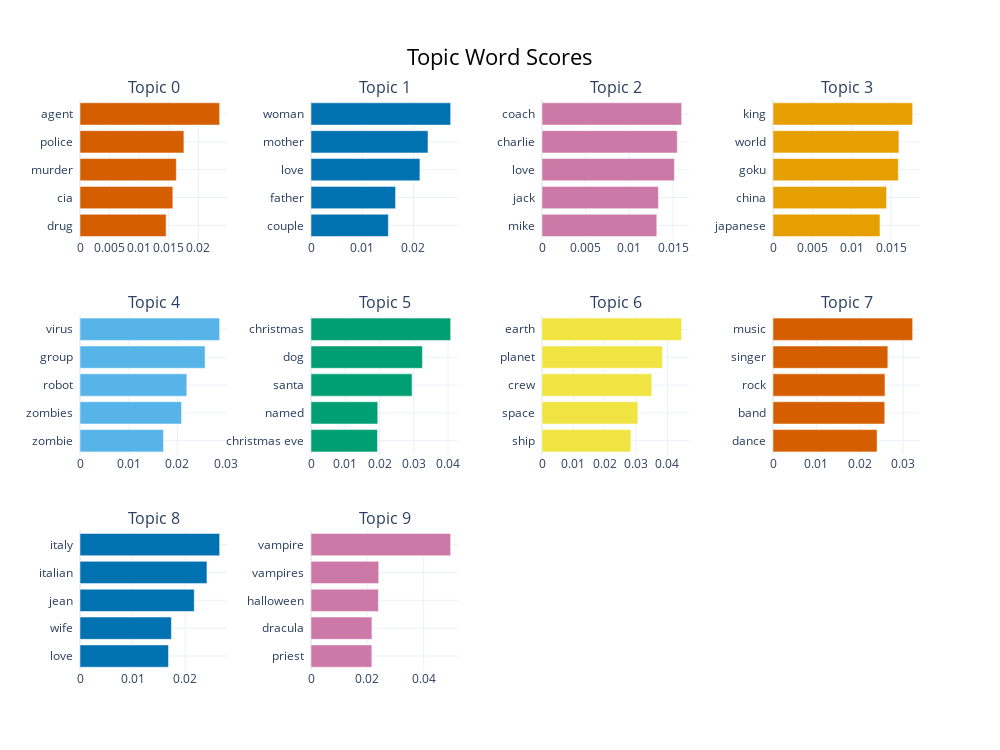

The notebook cell saved with this chart:
### Code cell
fig_barchart = topic_model.visualize_barchart(top_n_topics=10) 
fig_barchart.show()

### Figure 1 — Plotly figure (JSON) as saved in the notebook; plotly's stock layout.template omitted (floating-point values rounded to 4 significant figures)
{"data": [{"marker": {"color": "#D55E00"}, "orientation": "h", "type": "bar", "x": [0.01455, 0.01569, 0.01629, 0.01756, 0.02361], "xaxis": "x", "y": ["drug  ", "cia  ", "murder  ", "police  ", "agent  "], "yaxis": "y"}, {"marker": {"color": "#0072B2"}, "orientation": "h", "type": "bar", "x": [0.0151, 0.01651, 0.02126, 0.02283, 0.02726], "xaxis": "x2", "y": ["couple  ", "father  ", "love  ", "mother  ", "woman  "], "yaxis": "y2"}, {"marker": {"color": "#CC79A7"}, "orientation": "h", "type": "bar", "x": [0.01313, 0.01332, 0.01515, 0.01548, 0.01598], "xaxis": "x3", "y": ["mike  ", "jack  ", "love  ", "charlie  ", "coach  "], "yaxis": "y3"}, {"marker": {"color": "#E69F00"}, "orientation": "h", "type": "bar", "x": [0.01359, 0.01443, 0.01592, 0.016, 0.01774], "xaxis": "x4", "y": ["japanese  ", "china  ", "goku  ", "world  ", "king  "], "yaxis": "y4"}, {"marker": {"color": "#56B4E9"}, "orientation": "h", "type": "bar", "x": [0.01714, 0.02085, 0.02193, 0.02568, 0.02867], "xaxis": "x5", "y": ["zombie  ", "zombies  ", "robot  ", "group  ", "virus  "], "yaxis": "y5"}, {"marker": {"color": "#009E73"}, "orientation": "h", "type": "bar", "x": [0.0194, 0.01949, 0.0295, 0.03252, 0.04076], "xaxis": "x6", "y": ["christmas eve  ", "named  ", "santa  ", "dog  ", "christmas  "], "yaxis": "y6"}, {"marker": {"color": "#F0E442"}, "orientation": "h", "type": "bar", "x": [0.02834, 0.03057, 0.03501, 0.0384, 0.04453], "xaxis": "x7", "y": ["ship  ", "space  ", "crew  ", "planet  ", "earth  "], "yaxis": "y7"}, {"marker": {"color": "#D55E00"}, "orientation": "h", "type": "bar", "x": [0.02399, 0.02576, 0.02581, 0.02647, 0.03219], "xaxis": "x8", "y": ["dance  ", "band  ", "rock  ", "singer  ", "music  "], "yaxis": "y8"}, {"marker": {"color": "#0072B2"}, "orientation": "h", "type": "bar", "x": [0.0168, 0.01736, 0.0217, 0.02411, 0.02652], "xaxis": "x9", "y": ["love  ", "wife  ", "jean  ", "italian  ", "italy  "], "yaxis": "y9"}, {"marker": {"color": "#CC79A7"}, "orientation": "h", "type": "bar", "x": [0.0216, 0.02163, 0.02393, 0.02403, 0.04957], "xaxis": "x10", "y": ["priest  ", "dracula  ", "halloween  ", "vampires  ", "vampire  "], "yaxis": "y10"}], "layout": {"annotations": [{"font": {"size": 16}, "showarrow": false, "text": "Topic 0", "x": 0.0875, "xanchor": "center", "xref": "paper", "y": 1, "yanchor": "bottom", "yref": "paper"}, {"font": {"size": 16}, "showarrow": false, "text": "Topic 1", "x": 0.3625, "xanchor": "center", "xref": "paper", "y": 1, "yanchor": "bottom", "yref": "paper"}, {"font": {"size": 16}, "showarrow": false, "text": "Topic 2", "x": 0.6375, "xanchor": "center", "xref": "paper", "y": 1, "yanchor": "bottom", "yref": "paper"}, {"font": {"size": 16}, "showarrow": false, "text": "Topic 3", "x": 0.9125, "xanchor": "center", "xref": "paper", "y": 1, "yanchor": "bottom", "yref": "paper"}, {"font": {"size": 16}, "showarrow": false, "text": "Topic 4", "x": 0.0875, "xanchor": "center", "xref": "paper", "y": 0.6222, "yanchor": "bottom", "yref": "paper"}, {"font": {"size": 16}, "showarrow": false, "text": "Topic 5", "x": 0.3625, "xanchor": "center", "xref": "paper", "y": 0.6222, "yanchor": "bottom", "yref": "paper"}, {"font": {"size": 16}, "showarrow": false, "text": "Topic 6", "x": 0.6375, "xanchor": "center", "xref": "paper", "y": 0.6222, "yanchor": "bottom", "yref": "paper"}, {"font": {"size": 16}, "showarrow": false, "text": "Topic 7", "x": 0.9125, "xanchor": "center", "xref": "paper", "y": 0.6222, "yanchor": "bottom", "yref": "paper"}, {"font": {"size": 16}, "showarrow": false, "text": "Topic 8", "x": 0.0875, "xanchor": "center", "xref": "paper", "y": 0.2444, "yanchor": "bottom", "yref": "paper"}, {"font": {"size": 16}, "showarrow": false, "text": "Topic 9", "x": 0.3625, "xanchor": "center", "xref": "paper", "y": 0.2444, "yanchor": "bottom", "yref": "paper"}], "height": 750, "hoverlabel": {"bgcolor": "white", "font": {"family": "Rockwell", "size": 16}}, "showlegend": false, "title": {"font": {"color": "Black", "size": 22}, "text": "Topic Word Scores", "x": 0.5, "xanchor": "center", "yanchor": "top"}, "width": 1000, "xaxis": {"anchor": "y", "domain": [0, 0.175], "showgrid": true}, "xaxis10": {"anchor": "y10", "domain": [0.275, 0.45], "showgrid": true}, "xaxis11": {"anchor": "y11", "domain": [0.55, 0.725], "showgrid": true}, "xaxis12": {"anchor": "y12", "domain": [0.825, 1], "showgrid": true}, "xaxis2": {"anchor": "y2", "domain": [0.275, 0.45], "showgrid": true}, "xaxis3": {"anchor": "y3", "domain": [0.55, 0.725], "showgrid": true}, "xaxis4": {"anchor": "y4", "domain": [0.825, 1], "showgrid": true}, "xaxis5": {"anchor": "y5", "domain": [0, 0.175], "showgrid": true}, "xaxis6": {"anchor": "y6", "domain": [0.275, 0.45], "showgrid": true}, "xaxis7": {"anchor": "y7", "domain": [0.55, 0.725], "showgrid": true}, "xaxis8": {"anchor": "y8", "domain": [0.825, 1], "showgrid": true}, "xaxis9": {"anchor": "y9", "domain": [0, 0.175], "showgrid": true}, "yaxis": {"anchor": "x", "domain": [0.7556, 1], "showgrid": true}, "yaxis10": {"anchor": "x10", "domain": [0, 0.2444], "showgrid": true}, "yaxis11": {"anchor": "x11", "domain": [0, 0.2444], "showgrid": true}, "yaxis12": {"anchor": "x12", "domain": [0, 0.2444], "showgrid": true}, "yaxis2": {"anchor": "x2", "domain": [0.7556, 1], "showgrid": true}, "yaxis3": {"anchor": "x3", "domain": [0.7556, 1], "showgrid": true}, "yaxis4": {"anchor": "x4", "domain": [0.7556, 1], "showgrid": true}, "yaxis5": {"anchor": "x5", "domain": [0.3778, 0.6222], "showgrid": true}, "yaxis6": {"anchor": "x6", "domain": [0.3778, 0.6222], "showgrid": true}, "yaxis7": {"anchor": "x7", "domain": [0.3778, 0.6222], "showgrid": true}, "yaxis8": {"anchor": "x8", "domain": [0.3778, 0.6222], "showgrid": true}, "yaxis9": {"anchor": "x9", "domain": [0, 0.2444], "showgrid": true}}}
